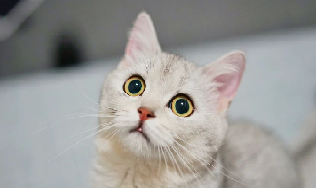
#> input picture m0_warpafine/pyWarpaffine/cat1.png, 316 x 188 px
$ python warpafine.py
#> lines starting #> are read from the running program, lines starting #| are printed output that depends on the picture
import cv2
import numpy as np
import matplotlib.pyplot as plt

def myWarpaffine(img,M,d_size,constant=(0, 0, 0)):
    # 其中 M 为 原图变为目标图的变换矩阵，将缩放后的图恢复到原图需要取逆变换
    M_inv = cv2.invertAffineTransform(M)
    # constant 填充的常量
    constant = np.array(constant)
    # o_h, o_w 图像的原始尺寸
    o_h, o_w = img.shape[:2]
    # 缩放后的尺寸
    d_h, d_w = d_size
    # 图像变换后的结果
    dst_img = np.full((d_h, d_w, 3), constant, dtype=np.uint8)
    # o_range bool lambda函数，判断
    o_range = lambda p: p[0] >= 0 and p[0] < o_w and p[1] >= 0 and p[1] < o_h
    # 思路：
    # 1. 找到目标图上的一点p，方向映射到原图上的四个点p1, p2,p3,p4
    for y in range(d_h):
        for x in range(d_w):
            # 缩放后图上的一点,变换矩阵的
            homogeneous = np.array([[x, y, 1]]).T

            # 恢复到原图的尺寸
            ox, oy = M_inv @ homogeneous
            # print(ox, oy)
            # p1   p2
            #    p
            # p3   p4
            #np.floor(ox) 类型为np.float64
            low_ox = int(np.floor(ox))
            low_oy = int(np.floor(oy))
            high_ox = low_ox + 1
            high_oy = low_oy + 1
            #
            p = ox - low_ox, oy - low_oy
            p1_w = (1 - p[0]) * (1 - p[1]) # p,p1的面积
            p2_w = p[0] * (1 - p[1])
            p3_w = (1 - p[0]) * p[1]
            p4_w = p[0] * p[1]
            # 四个点的坐标，
            p1 = low_ox, low_oy
            p2 = high_ox, low_oy
            p3 = low_ox, high_oy
            p4 = high_ox, high_oy
            # 避免超出图片范围
            p1_value = img[p1[1], p1[0]] if o_range(p1) else constant
            p2_value = img[p2[1], p2[0]] if o_range(p2) else constant
            p3_value = img[p3[1], p3[0]] if o_range(p3) else constant
            p4_value = img[p4[1], p4[0]] if o_range(p4) else constant
            dst_img[y, x] = p1_w * p1_value + p2_w * p2_value + p3_w * p3_value + p4_w * p4_value
    return dst_img

if __name__ == "__main__":
    img_o = cv2.imread("./cat1.png")
#> img_o is the input picture: shape (188, 316, 3); mean B, G, R 150.3, 153.2, 154.2
    print(img_o.shape)
#| (188, 316, 3)
    # 图片旋转中心、旋转角度、缩放倍数
    # 旋转中心为左上角，旋转角度逆时针30°，缩放倍数0.6
    M = cv2.getRotationMatrix2D((0, 0), -30, 0.6)
    or_test = cv2.warpAffine(img_o, M, (320, 320))
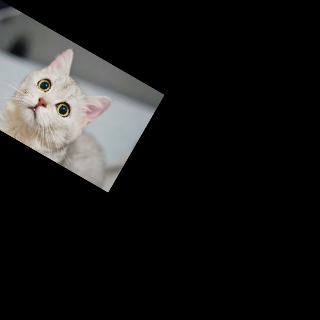
#> or_test: shape (320, 320, 3); mean B, G, R 25.6, 26.3, 26.7
    my_test = myWarpaffine(img_o,M,(320, 320))
    cv2.imwrite('./or_test.png', or_test)
    cv2.imwrite('./my_test.png', my_test)
    # cv2.waitKey(0)
